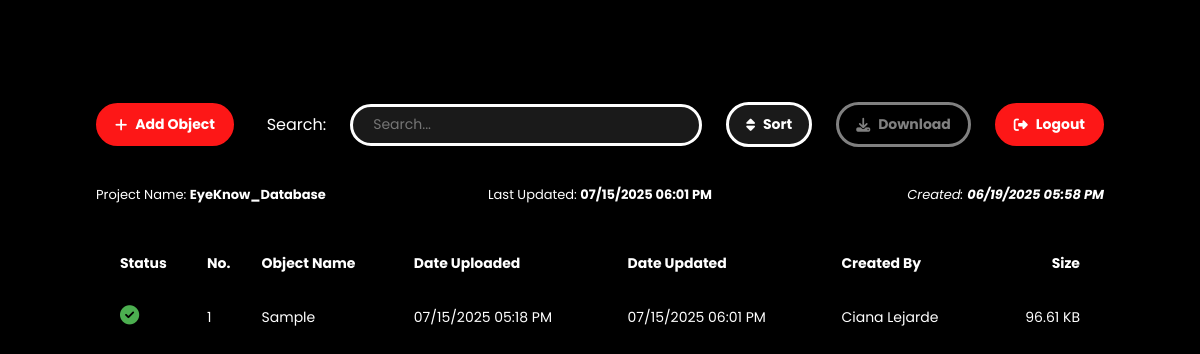
/dashboard (signed in), run on the app's committed database.
### tables this page shows
CREATE TABLE Folder (
        folder_id INTEGER PRIMARY KEY CHECK (folder_id = 1),
        folder_name TEXT NOT NULL,
        last_updated DATETIME,
        date_created DATETIME,
        downloaded_by INTEGER,
        FOREIGN KEY (downloaded_by) REFERENCES Admin(admin_id)
    );

CREATE TABLE Object (
        roboflow_status TEXT DEFAULT 'pending',
        object_id INTEGER PRIMARY KEY AUTOINCREMENT,
        object_name TEXT NOT NULL UNIQUE,
        date_created DATETIME,
        date_updated DATETIME,
        created_by INTEGER,
        roboflow_batch_name TEXT,
        size REAL,
        FOREIGN KEY (created_by) REFERENCES Admin(admin_id)
    );

### database.py (the view)
@app.route('/dashboard')
def dashboard():
    if 'username' not in session:
        return redirect(url_for('login'))
    conn = sqlite3.connect('admin.db')
    cursor = conn.cursor()
    cursor.execute("SELECT folder_name, last_updated, date_created FROM Folder WHERE folder_id = 1")
    folder = cursor.fetchone()
    cursor.execute('''
        SELECT
            o.roboflow_status,
            o.object_id,
            o.object_name,
            o.date_created,
            o.date_updated,
            o.created_by,
            o.size,
            COUNT(f.file_id) as file_count,
            a.first_name,
            a.last_name
        FROM Object o
        LEFT JOIN File f ON o.object_id = f.object_id
        LEFT JOIN Admin a ON o.created_by = a.admin_id
        GROUP BY o.object_id
        ORDER BY o.date_created DESC
    ''')
    objects_data = cursor.fetchall()
    conn.close()
    objects = []
    for obj in objects_data:
        print(f"Raw date_created: {obj[3]} (type: {type(obj[3])})")
        print(f"Raw date_updated: {obj[4]} (type: {type(obj[4])})")
        date_created_formatted = format_date_flexible(obj[3])
        date_updated_formatted = format_date_flexible(obj[4])
        size_formatted = format_file_size(obj[6]) if obj[6] else "0 Bytes"
        created_by_name = "Unknown"
        if obj[8] and obj[9]:
            created_by_name = f"{obj[8]} {obj[9]}"
        elif obj[8]:
            created_by_name = obj[8]
        objects.append({
            'roboflow_status': obj[0],
            'object_id': obj[1],
            'object_name': obj[2],
            'date_created': obj[3],
            'date_updated': obj[4],
            'created_by': obj[5],
            'size': obj[6],
            'file_count': obj[7],
            'date_created_formatted': date_created_formatted,
            'date_updated_formatted': date_updated_formatted,
            'size_formatted': size_formatted,
            'created_by_name': created_by_name
        })
    if folder:
        folder_name, last_updated, date_created = folder
        if last_updated:
            last_updated = format_date_flexible(last_updated)
        else:
            last_updated = "N/A"
        if date_created:
            date_created = format_date_flexible(date_created)
        else:
            date_created = "N/A"
    else:
        folder_name = "Not Set"
        last_updated = "N/A"
        date_created = "N/A"
    return render_template('dashboard.html',
                           folder_name=folder_name,
                           last_updated=last_updated,
                           date_created=date_created,
                           objects=objects)

### database.py (called while the page is built)
def format_date_flexible(date_input):
    if not date_input:
        return "N/A"
    if isinstance(date_input, str) and "/" in date_input:
        return date_input
    date_formats = [
        "%Y-%m-%dT%H:%M:%S.%f",
        "%Y-%m-%dT%H:%M:%S",
        "%Y-%m-%d %H:%M:%S.%f",
        "%Y-%m-%d %H:%M:%S",
        "%Y-%m-%d",
        "%m/%d/%Y %I:%M %p",
        "%m/%d/%Y"
    ]
    date_str = str(date_input)
    for fmt in date_formats:
        try:
            parsed_date = datetime.strptime(date_str, fmt)
            return parsed_date.strftime("%m/%d/%Y %I:%M %p")
        except ValueError:
            continue
    print(f"Warning: Could not parse date format: {date_input}")
    return str(date_input)

def format_file_size(bytes_size):
    if not bytes_size or bytes_size == 0:
        return '0 Bytes'
    k = 1024
    sizes = ['Bytes', 'KB', 'MB', 'GB', 'TB']
    i = 0
    size = float(bytes_size)
    while size >= k and i < len(sizes) - 1:
        size /= k
        i += 1
    return f"{size:.2f} {sizes[i]}"

@app.after_request
def add_no_cache_headers(response):
    response.headers["Cache-Control"] = "no-cache, no-store, must-revalidate"
    response.headers["Pragma"] = "no-cache"
    response.headers["Expires"] = "0"
    return response

### templates/dashboard.html (shortened to what this page needs)
<!DOCTYPE html>
<html>
<head>
  <link rel="stylesheet" href="{{ url_for('static', filename='style.css') }}">
  <link rel="stylesheet" href="https://cdnjs.cloudflare.com/ajax/libs/font-awesome/6.5.0/css/all.min.css">
</head>
<body>
<div class="header">
  <div class="toolbar">
    <div class="left-buttons">
      <div class="btn add-btn" id="addObjectBtn">
        <i class="fa-solid fa-plus white-icon"></i>
        Add Object
      </div>
    </div>
    <div class="right-buttons">
      <p>Search:</p>
      <div class="search-container">
        <input type="text" placeholder="Search..." />
      </div>
      <div class="sort-container">
        <div class="btn sort-btn" id="sortBtn">
          <i class="fa-solid fa-sort"></i>
          Sort
        </div>
      </div>
      <div class="btn download-btn">
      </div>
      <div class="btn logout-btn" id="logoutTrigger">
        <i class="fa-solid fa-right-from-bracket"></i>
        Logout
      </div>
    </div>
  </div>
</div>
<div class="folder-info">
  <div class="info-block-left">Project Name: <strong id="folderName">{{ folder_name }}</strong></div>
  <div class="info-block-center">Last Updated: <strong id="lastUpdated">{{ last_updated }}</strong></div>
  <div class="info-block-right"><em>Created: <strong id="dateCreated">{{ date_created }}</strong></em></div>
</div>
<div class="data-table">
  <table>
    <thead>
      <tr>
        <th>Status</th>
        <th>No.</th>
        <th>Object Name</th>
        <th>Date Uploaded</th>
        <th>Date Updated</th>
        <th>Created By</th>
        <th>Size</th>
      </tr>
    </thead>
    <tbody>
      {% for object in objects %}
      <tr data-object-id="{{ object.object_id }}">
        <td>
          {% if object.roboflow_status == 'pending' %}
            <i class="fa-solid fa-clock status-icon status-pending" title="Pending"></i>
          {% elif object.roboflow_status == 'success' %}
            <i class="fa-solid fa-circle-check status-icon status-success" title="Success"></i>
          {% elif object.roboflow_status == 'failed' %}
            <i class="fa-solid fa-circle-xmark status-icon status-failed" title="Failed"></i>
          {% else %}
            <i class="fa-solid fa-question-circle status-icon status-unknown" title="Unknown"></i>
          {% endif %}
        </td>
        <td>{{ loop.index }}</td>
        <td>{{ object.object_name }}</td>
        <td>{{ object.date_created_formatted }}</td>
        <td>{{ object.date_updated_formatted }}</td>
        <td>{{ object.created_by_name }}</td>
        <td>{{ object.size_formatted }}</td>
      </tr>
      {% endfor %}
    </tbody>
  </table>
</div>
</body>
</html>

### static/style.css (style rules this page uses)
body { margin: 0; background-color: black; font-family: 'Poppins', sans-serif; height: 100vh; }
label, input, button, .add-form, .edit-form { font-family: 'Poppins', sans-serif; }
input[type="text"], input[type="password"], .add-form input[type="text"], .edit-form input[type="text"] { padding: 5px 7px; border: none; border-radius: 5px; background: white; color: white; font-size: 12px; }
input[type="text"], input[type="password"] { width: 95%; background: white; color: initial; }
.btn, .login-button, .cancel-btn, .upload-btn, .ok-btn, .retry-btn, .merge-btn { border: none; border-radius: 1.5rem; font-weight: bold; cursor: pointer; padding: 8px 20px; }
.btn { display: flex; align-items: center; gap: 8px; font-size: 14px; border: 2px solid; padding: 9px 17px; }
.add-btn, .login-button, .logout-btn, .upload-btn, .retry-btn { background-color: #fd1717; color: white; border-color: #fd1717; }
.download-btn, .sort-btn { background-color: #1A1A1A; color: white; border: 3px solid white; }
.header { padding: 6rem 6rem 1rem 6rem; }
.toolbar { display: flex; justify-content: space-between; background-color: black; }
.left-buttons, .right-buttons { display: flex; gap: 1.5rem; align-items: center; }
.right-buttons p { color: white; }
.folder-info { display: flex; justify-content: space-between; align-items: center; color: white; padding: 1rem 6rem; font-size: 13px; margin-bottom: 1rem; }
.folder-info .info-block-left, .folder-info .info-block-center, .folder-info .info-block-right { flex: 1; }
.folder-info .info-block-center { text-align: center; }
.folder-info .info-block-right { text-align: right; }
.status-icon { font-size: 1.2rem; }
.status-success { color: #4CAF50; }
.search-container { display: flex; align-items: center; background-color: #1A1A1A; border: 3px solid white; width: 21rem; padding-right: 10px; height: 36px; border-radius: 1.5rem; color: white; position: relative; }
.search-container input { background: transparent; border: none; outline: none; color: white; margin-left: 8px; padding: 8px 12px; font-size: 14px; transition: border-color 0.2s ease; }
.sort-container { position: relative; display: inline-block; }
.data-table { padding: 1rem 7rem; }
.data-table table { width: 100%; border-collapse: collapse; color: white; }
.data-table td, .data-table th { font-size: 14px; padding: 0.5rem; }
.data-table th { padding: 0rem 0.5rem 1.5rem 0.5rem; }
.data-table td:nth-child(1), .data-table th:nth-child(1), .data-table td:nth-child(2), .data-table th:nth-child(2), .data-table td:nth-child(3), .data-table th:nth-child(3), .data-table td:nth-child(4), .data-table th:nth-child(4), .data-table td:nth-child(5), .data-table th:nth-child(5), .data-table th:nth-child(6), .data-table th:nth-child(6) { text-align: left; }
.data-table td:nth-child(7), .data-table th:nth-child(7) { text-align: right; }
.data-table tbody tr { cursor: pointer; }

### data on the page
Folder: folder_name "EyeKnow_Database"
Object: roboflow_status "success" (drawn), object_name "Sample", date_created_formatted "07/15/2025 05:18 PM", date_updated_formatted "07/15/2025 06:01 PM", created_by_name "Ciana Lejarde", size_formatted "96.61 KB"

### other printed values
{{ last_updated }} "07/15/2025 06:01 PM"
{{ date_created }} "06/19/2025 05:58 PM"
